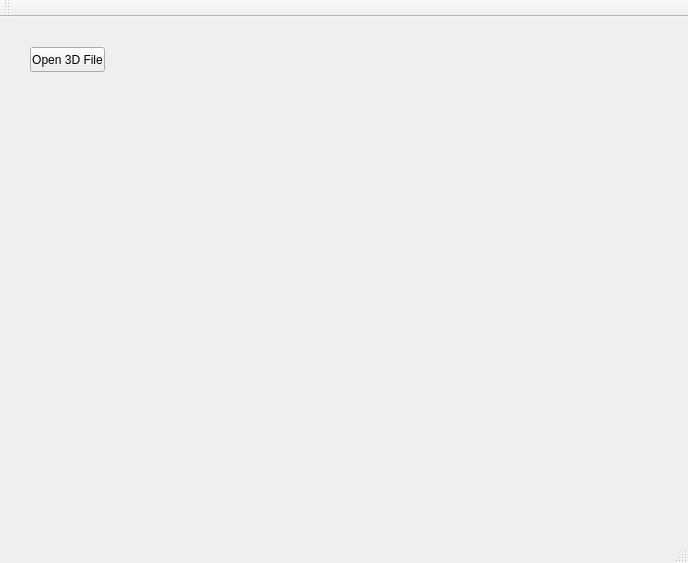
<?xml version="1.0" encoding="UTF-8"?>
<ui version="4.0">
 <class>_mainWindow</class>
 <widget class="QMainWindow" name="_mainWindow">
  <property name="geometry">
   <rect>
    <x>0</x>
    <y>0</y>
    <width>688</width>
    <height>563</height>
   </rect>
  </property>
  <property name="windowTitle">
   <string>mainWindow</string>
  </property>
  <widget class="QWidget" name="centralWidget">
   <widget class="QPushButton" name="_open3DFileBtn">
    <property name="geometry">
     <rect>
      <x>30</x>
      <y>30</y>
      <width>75</width>
      <height>25</height>
     </rect>
    </property>
    <property name="text">
     <string>Open 3D File</string>
    </property>
   </widget>
  </widget>
  <widget class="QMenuBar" name="menuBar">
   <property name="geometry">
    <rect>
     <x>0</x>
     <y>0</y>
     <width>688</width>
     <height>21</height>
    </rect>
   </property>
  </widget>
  <widget class="QToolBar" name="mainToolBar">
   <attribute name="toolBarArea">
    <enum>TopToolBarArea</enum>
   </attribute>
   <attribute name="toolBarBreak">
    <bool>false</bool>
   </attribute>
  </widget>
  <widget class="QStatusBar" name="statusBar"/>
 </widget>
 <layoutdefault spacing="6" margin="11"/>
 <resources>
  <include location="mainwindow.qrc"/>
 </resources>
 <connections/>
</ui>
